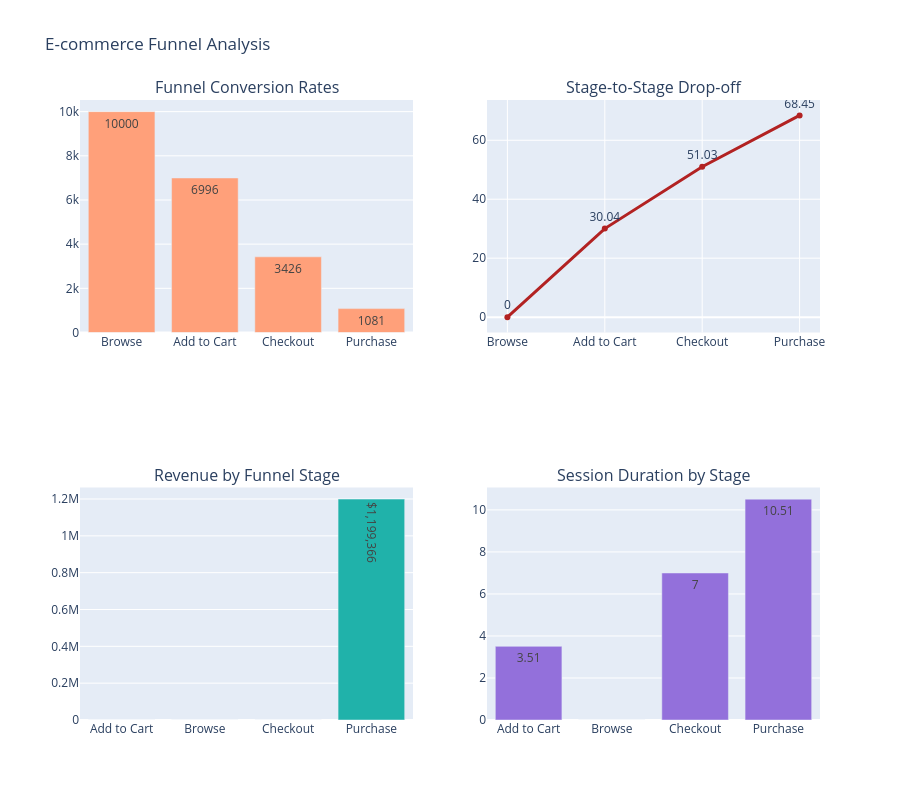

Notebook source saved alongside this figure:
### Markdown cell above
# 1.Overall Funnel

### Code cell
fig = make_subplots.make_subplots(
    rows=2, cols=2,
    subplot_titles=("Funnel Conversion Rates", "Stage-to-Stage Drop-off",
                    "Revenue by Funnel Stage", "Session Duration by Stage"),
    specs=[[{"secondary_y": False}, {"secondary_y": False}],
           [{"secondary_y": False}, {"secondary_y": False}]]
)

# Conversion Rates Bar Chart
fig.add_trace(
    go.Bar(
        x=funnel_df['Stage'],
        y=funnel_df['Sessions'],
        text=funnel_df['Sessions'],
        textposition='auto',
        name="Sessions",
        marker_color='lightsalmon'
    ),
    row=1, col=1
)

# Drop-off Rates scatter plot
fig.add_trace(
    go.Scatter(
        x=funnel_df['Stage'],
        y=funnel_df['Drop_off_rate'],
        mode='lines+markers+text',
        text=funnel_df['Drop_off_rate'],
        textposition='top center',
        name="Drop-off Rate (%)",
        line=dict(color='firebrick', width=3)
    ),
    row=1, col=2, secondary_y=False
)

# Revenue by Funnel Stage Bar Chart
revenue_by_stage = session_summary.groupby('Max_Funnel_Stage')['Revenue'].sum().reset_index()
fig.add_trace(
    go.Bar(
        x=revenue_by_stage['Max_Funnel_Stage'],
        y=revenue_by_stage['Revenue'],
        text=[f'${x:,.0f}' for x in revenue_by_stage['Revenue']],
        textposition='auto',
        name="Revenue",
        marker_color='lightseagreen'
    ),
    row=2, col=1
)

# Session Duration by Stage Bar Chart
duration_by_stage = session_summary.groupby('Max_Funnel_Stage')['Session_duration_min'].mean().reset_index()
fig.add_trace(
    go.Bar(
        x=duration_by_stage['Max_Funnel_Stage'],
        y=duration_by_stage['Session_duration_min'],
        text=duration_by_stage['Session_duration_min'].round(2),
        textposition='auto',
        name="Avg Session Duration (min)",
        marker_color='mediumpurple'
    ),
    row=2, col=2
)

fig.update_layout(
    title_text="E-commerce Funnel Analysis",
    height=800,
    showlegend=False
)
fig.show()

### Figure 1 — Plotly figure (JSON) as saved in the notebook; plotly's stock layout.template omitted (floating-point values rounded to 4 significant figures)
{"data": [{"marker": {"color": "lightsalmon"}, "name": "Sessions", "text": [10000, 6996, 3426, 1081], "textposition": "auto", "type": "bar", "x": ["Browse", "Add to Cart", "Checkout", "Purchase"], "xaxis": "x", "y": [10000, 6996, 3426, 1081], "yaxis": "y"}, {"line": {"color": "firebrick", "width": 3}, "mode": "lines+markers+text", "name": "Drop-off Rate (%)", "text": [0, 30.04, 51.03, 68.45], "textposition": "top center", "type": "scatter", "x": ["Browse", "Add to Cart", "Checkout", "Purchase"], "xaxis": "x2", "y": [0, 30.04, 51.03, 68.45], "yaxis": "y2"}, {"marker": {"color": "lightseagreen"}, "name": "Revenue", "text": ["$0", "$0", "$0", "$1,199,366"], "textposition": "auto", "type": "bar", "x": ["Add to Cart", "Browse", "Checkout", "Purchase"], "xaxis": "x3", "y": [0, 0, 0, 1199000.0], "yaxis": "y3"}, {"marker": {"color": "mediumpurple"}, "name": "Avg Session Duration (min)", "text": [3.51, 0, 7, 10.51], "textposition": "auto", "type": "bar", "x": ["Add to Cart", "Browse", "Checkout", "Purchase"], "xaxis": "x4", "y": [3.506, 0, 6.997, 10.51], "yaxis": "y4"}], "layout": {"annotations": [{"font": {"size": 16}, "showarrow": false, "text": "Funnel Conversion Rates", "x": 0.225, "xanchor": "center", "xref": "paper", "y": 1, "yanchor": "bottom", "yref": "paper"}, {"font": {"size": 16}, "showarrow": false, "text": "Stage-to-Stage Drop-off", "x": 0.775, "xanchor": "center", "xref": "paper", "y": 1, "yanchor": "bottom", "yref": "paper"}, {"font": {"size": 16}, "showarrow": false, "text": "Revenue by Funnel Stage", "x": 0.225, "xanchor": "center", "xref": "paper", "y": 0.375, "yanchor": "bottom", "yref": "paper"}, {"font": {"size": 16}, "showarrow": false, "text": "Session Duration by Stage", "x": 0.775, "xanchor": "center", "xref": "paper", "y": 0.375, "yanchor": "bottom", "yref": "paper"}], "height": 800, "showlegend": false, "title": {"text": "E-commerce Funnel Analysis"}, "xaxis": {"anchor": "y", "domain": [0, 0.45]}, "xaxis2": {"anchor": "y2", "domain": [0.55, 1]}, "xaxis3": {"anchor": "y3", "domain": [0, 0.45]}, "xaxis4": {"anchor": "y4", "domain": [0.55, 1]}, "yaxis": {"anchor": "x", "domain": [0.625, 1]}, "yaxis2": {"anchor": "x2", "domain": [0.625, 1]}, "yaxis3": {"anchor": "x3", "domain": [0, 0.375]}, "yaxis4": {"anchor": "x4", "domain": [0, 0.375]}}}
